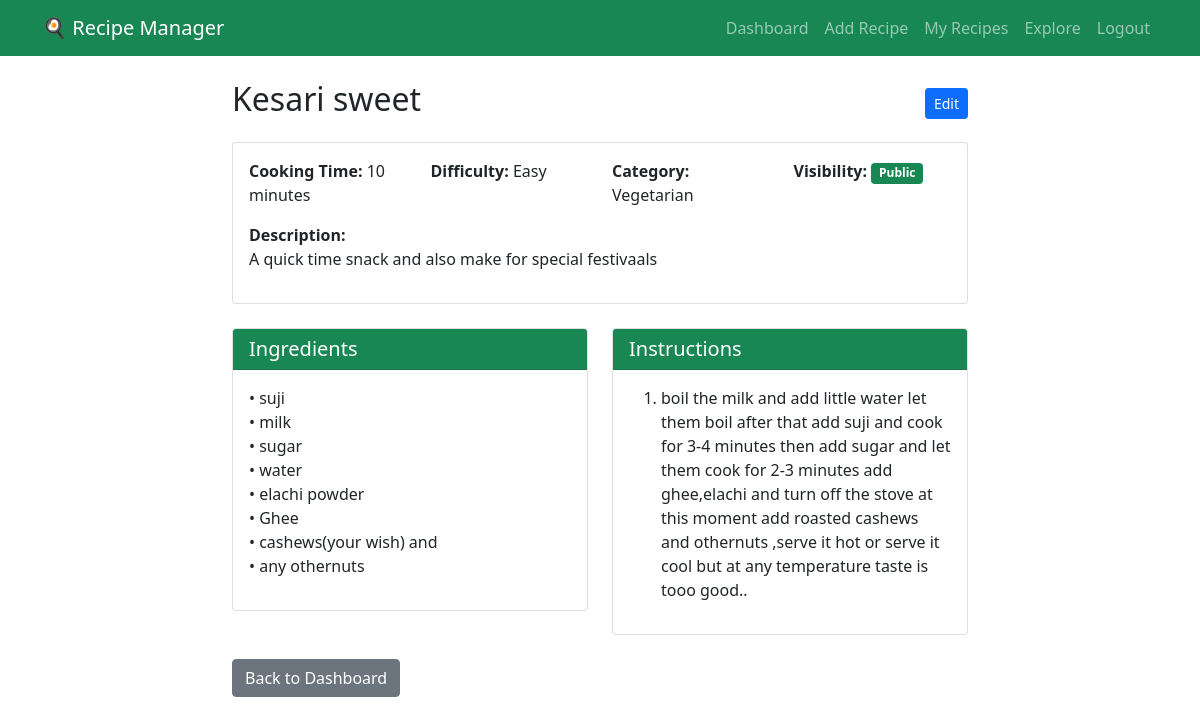
Page /recipe/1 (signed in) on the committed database.
### app.py (models this page shows)
class Recipe(db.Model):
    id = db.Column(db.Integer, primary_key=True)
    title = db.Column(db.String(200), nullable=False)
    description = db.Column(db.Text)
    ingredients = db.Column(db.Text, nullable=False)
    instructions = db.Column(db.Text, nullable=False)
    cooking_time = db.Column(db.Integer)
    difficulty = db.Column(db.String(20))
    category = db.Column(db.String(50))
    is_public = db.Column(db.Boolean, default=False)
    created_at = db.Column(db.DateTime, default=datetime.utcnow)
    user_id = db.Column(db.Integer, db.ForeignKey('user.id'), nullable=False)

### app.py (the view)
@app.route('/recipe/<int:recipe_id>')
@login_required
def view_recipe(recipe_id):
    recipe = Recipe.query.get_or_404(recipe_id)
    if not recipe.is_public and recipe.user_id != current_user.id:
        flash('You do not have permission to view this recipe')
        return redirect(url_for('dashboard'))
    return render_template('view_recipe.html', recipe=recipe)

### app.py (called while the page is built)
@login_manager.user_loader
def load_user(user_id):
    return User.query.get(int(user_id))

### templates/view_recipe.html (shortened to what this page needs)
{% extends "base.html" %}
{% block content %}
<div class="row">
    <div class="col-md-8 mx-auto">
        <div class="d-flex justify-content-between align-items-center mb-3">
            <h2>{{ recipe.title }}</h2>
            {% if recipe.user_id == current_user.id %}
            <div>
                <a href="{{ url_for('edit_recipe', recipe_id=recipe.id) }}" class="btn btn-primary btn-sm">Edit</a>
            </div>
            {% endif %}
        </div>
        <div class="card mb-4">
            <div class="card-body">
                <div class="row mb-3">
                    <div class="col-md-3">
                        <strong>Cooking Time:</strong> {{ recipe.cooking_time }} minutes
                    </div>
                    <div class="col-md-3">
                        <strong>Difficulty:</strong> {{ recipe.difficulty }}
                    </div>
                    <div class="col-md-3">
                        <strong>Category:</strong> {{ recipe.category }}
                    </div>
                    <div class="col-md-3">
                        <strong>Visibility:</strong>
                        {% if recipe.is_public %}
                            <span class="badge bg-success">Public</span>
                        {% else %}
                            <span class="badge bg-secondary">Private</span>
                        {% endif %}
                    </div>
                </div>
                {% if recipe.description %}
                <div class="mb-3">
                    <strong>Description:</strong>
                    <p>{{ recipe.description }}</p>
                </div>
                {% endif %}
            </div>
        </div>
        <div class="row">
            <div class="col-md-6">
                <div class="card">
                    <div class="card-header bg-success text-white">
                        <h5 class="mb-0">Ingredients</h5>
                    </div>
                    <div class="card-body">
                        <ul class="list-unstyled">
                            {% for ingredient in recipe.ingredients.split('\n') %}
                                {% if ingredient.strip() %}
                                    <li>• {{ ingredient.strip() }}</li>
                                {% endif %}
                            {% endfor %}
                        </ul>
                    </div>
                </div>
            </div>
            <div class="col-md-6">
                <div class="card">
                    <div class="card-header bg-success text-white">
                        <h5 class="mb-0">Instructions</h5>
                    </div>
                    <div class="card-body">
                        <ol>
                            {% for instruction in recipe.instructions.split('\n') %}
                                {% if instruction.strip() %}
                                    <li>{{ instruction.strip() }}</li>
                                {% endif %}
                            {% endfor %}
                        </ol>
                    </div>
                </div>
            </div>
        </div>
        <div class="mt-4">
            <a href="{{ url_for('dashboard') }}" class="btn btn-secondary">Back to Dashboard</a>
        </div>
    </div>
</div>
{% endblock %}

### rows in the picture
Recipe: title "Kesari sweet", cooking_time "10", difficulty "Easy", category "Vegetarian", description "A quick time snack and also make for special festivaals", strip "boil the milk and add little water let them boil after that add suji and cook for 3-4 minutes then add sugar and let them cook for 2-3 minutes add ghee,elachi and turn off the stove at this moment add roasted cashews and othernuts ,serve it hot or serve it cool but at any temperature taste is tooo good.."

### other values in the picture
{{ ingredient.strip() }} "suji" "milk" "sugar" "water" "elachi powder" "Ghee" "cashews(your wish) and" "any othernuts"
